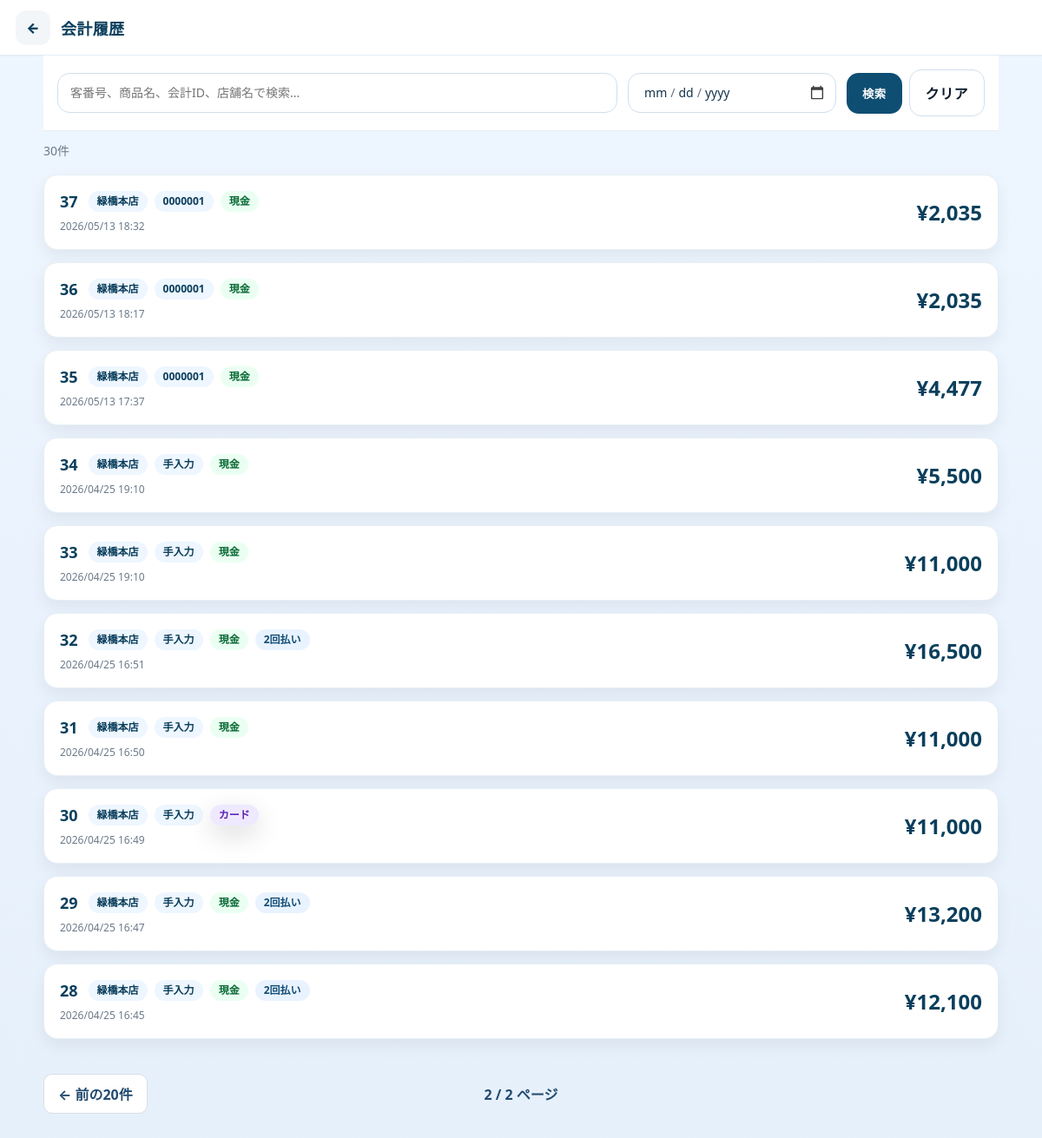
Screenshot of /public/history?page=2 (signed in) with the database file from the repository.
### tables this page shows
CREATE TABLE `bill` (
  `bill_id` bigint(20) NOT NULL AUTO_INCREMENT COMMENT '???vID?i?̔ԁj',
  `order_bill_id` bigint(20) NOT NULL,
  `store_id` char(2) NOT NULL COMMENT '?X??ID',
  `bill_time` datetime NOT NULL COMMENT '???v????????',
  `subtotal_amount` int(11) NOT NULL COMMENT '?Ŕ????v',
  `discount_amount` int(11) NOT NULL COMMENT '???????v',
  `tax_amount` int(11) NOT NULL COMMENT '??????',
  `total_amount` int(11) NOT NULL COMMENT '?ō????v',
  `split_mode` varchar(20) NOT NULL DEFAULT 'NONE' COMMENT '会計分割方法（NONE、EQUAL、ITEM）',
  PRIMARY KEY (`bill_id`),
  KEY `idx_bill_order_bill_id` (`order_bill_id`),
  KEY `idx_bill_store_id` (`store_id`),
  KEY `idx_bill_bill_time` (`bill_time`),
  CONSTRAINT `fk_bill_order_bill` FOREIGN KEY (`order_bill_id`) REFERENCES `order_bill` (`order_bill_id`) ON UPDATE CASCADE,
  CONSTRAINT `fk_bill_store` FOREIGN KEY (`store_id`) REFERENCES `stores` (`store_id`) ON UPDATE CASCADE
);

### src/Views/history/index.php (the view, shortened to what the rows shown need)
<?php
$BASE_URL = '/regi/public';
$bills = is_array($bills ?? null) ? $bills : [];
$pagination = $pagination ?? [
    'page'       => 1,
    'perPage'    => 20,
    'totalCount' => 0,
    'totalPages' => 1,
    'hasPrev'    => false,
    'hasNext'    => false,
    'prevPage'   => 1,
    'nextPage'   => 1,
];
$currentKeyword = trim((string)($_GET['keyword'] ?? ''));
$currentDate = trim((string)($_GET['date'] ?? ''));
function historyIndexH(mixed $value): string
{
    return htmlspecialchars(
        (string)$value,
        ENT_QUOTES,
        'UTF-8'
    );
}
function historyIndexPayClass(string $payMethod): string
{
    return match (strtoupper(trim($payMethod))) {
        'CASH'             => 'cash',
        'CARD',
        'CREDIT_CARD'      => 'card',
        'ELECTRONIC_MONEY' => 'emoney',
        'QR',
        'QR_PAYMENT'       => 'qr',
        default            => '',
    };
}
?>
<!doctype html>
<html lang="ja">
<head>
  <link
    rel="stylesheet"
    href="<?= historyIndexH($BASE_URL) ?>/assets/css/app.css"
  >
  <link
    rel="stylesheet"
    href="<?= historyIndexH($BASE_URL) ?>/assets/css/history.css?v=8"
  >
</head>
<body>
<div class="history-page">
  <header class="app-header">
    <div class="app-header__left">
      <a
        class="app-back"
        href="<?= historyIndexH($BASE_URL) ?>/home"
        aria-label="戻る"
      >
        ←
      </a>
      <h1 class="app-title">
        会計履歴
      </h1>
    </div>
  </header>
  <form
    class="history-filters"
    method="get"
    action="<?= historyIndexH($BASE_URL) ?>/history"
  >
    <div class="history-search">
      <input
        class="input"
        type="text"
        id="historySearchInput"
        name="keyword"
        value="<?= historyIndexH($currentKeyword) ?>"
        placeholder="客番号、商品名、会計ID、店舗名で検索..."
      >
    </div>
    <div class="history-date">
      <input
        class="input"
        type="date"
        id="historyDateInput"
        name="date"
        value="<?= historyIndexH($currentDate) ?>"
      >
    </div>
    <div class="history-filter-actions">
      <button
        class="btn btn-primary"
        type="submit"
      >
        検索
      </button>
      <a
        class="btn btn-outline"
        href="<?= historyIndexH($BASE_URL) ?>/history"
      >
        クリア
      </a>
    </div>
  </form>
  <div class="history-result-summary">
    <?= number_format((int)($pagination['totalCount'] ?? 0)) ?>件
  </div>
  <div
    class="history-list"
    id="historyList"
  >
    <?php if ($bills !== []): ?>
      <?php foreach ($bills as $bill): ?>
        <?php
        $billId = (string)($bill['billId'] ?? '');
        $payMethod = (string)($bill['payMethod'] ?? '');
        $payLabel = (string)($bill['payLabel'] ?? '');
        $payClass = historyIndexPayClass($payMethod);
        $storeName = trim((string)($bill['storeName'] ?? ''));
        $storeId = trim((string)($bill['storeId'] ?? ''));
        $storeText = $storeName !== ''
            ? $storeName
            : $storeId;
        $customerIdText = (string)(
            $bill['customerIdText']
            ?? '手入力'
        );
        $datetime = (string)($bill['datetime'] ?? '');
        $total = (int)($bill['total'] ?? 0);
        $paymentCount = (int)(
            $bill['paymentCount']
            ?? $bill['payment_count']
            ?? 0
        );
        $detailUrl =
            $BASE_URL
            . '/history/detail?bill_id='
            . rawurlencode($billId);
        ?>
        <button
          type="button"
          class="history-card"
          data-history-detail-url="<?= historyIndexH($detailUrl) ?>"
          data-bill-id="<?= historyIndexH($billId) ?>"
          aria-label="会計ID <?= historyIndexH($billId) ?> の詳細を表示"
        >
          <div class="history-card-left">
            <div class="history-card-top">
              <div class="history-id">
                <?= historyIndexH($billId) ?>
              </div>
              <div class="history-chips">
                <?php if ($storeText !== ''): ?>
                  <span class="history-chip">
                    <?= historyIndexH($storeText) ?>
                  </span>
                <?php endif; ?>
                <span class="history-chip">
                  <?= historyIndexH($customerIdText) ?>
                </span>
                <?php if ($payLabel !== ''): ?>
                  <span
                    class="history-chip <?= historyIndexH($payClass) ?>"
                  >
                    <?= historyIndexH($payLabel) ?>
                  </span>
                <?php endif; ?>
                <?php if ($paymentCount > 1): ?>
                  <span class="history-chip multiple">
                    <?= $paymentCount ?>回払い
                  </span>
                <?php endif; ?>
              </div>
            </div>
            <div class="history-card-sub">
              <?= historyIndexH($datetime) ?>
            </div>
          </div>
          <div class="history-card-right">
            <div class="history-amount">
              ¥<?= number_format($total) ?>
            </div>
          </div>
        </button>
      <?php endforeach; ?>
    <?php else: ?>
      <div class="history-empty">
        会計履歴がありません。
      </div>
    <?php endif; ?>
  </div>
  <?php if ((int)($pagination['totalPages'] ?? 1) > 1): ?>
    <?php
    $pageQueryBase = [];
    $prevQuery = http_build_query(
        array_merge(
            $pageQueryBase,
            [
                'page' => (int)($pagination['prevPage'] ?? 1),
            ]
        )
    );
    ?>
    <nav
      class="history-pagination"
      aria-label="会計履歴のページ移動"
    >
      <div class="history-pagination-side">
        <?php if (!empty($pagination['hasPrev'])): ?>
          <a
            class="history-page-btn"
            href="<?= historyIndexH($BASE_URL) ?>/history?<?= historyIndexH($prevQuery) ?>"
          >
            ← 前の20件
          </a>
        <?php endif; ?>
      </div>
      <span class="history-page-current">
        <?= (int)($pagination['page'] ?? 1) ?>
        /
        <?= (int)($pagination['totalPages'] ?? 1) ?>
        ページ
      </span>
    </nav>
  <?php endif; ?>
</div>
</body>
</html>

### public/index.php (shortened to what the rows shown need)
<?php
$ROOT = dirname(__DIR__);
$BASE_PATH = '/regi/public';
$method = $_SERVER['REQUEST_METHOD'] ?? 'GET';
$uri = $_SERVER['REQUEST_URI'] ?? '/';
$path = parse_url($uri, PHP_URL_PATH) ?? '/';
if ($BASE_PATH !== '' && str_starts_with($path, $BASE_PATH)) {
    $path = substr($path, strlen($BASE_PATH));
}
$path = $path === '' ? '/' : $path;
$routesFile = $ROOT . '/src/Routes/web.php';
$routes = require $routesFile;
function compile_route(string $routePath): array
{
    preg_match_all('#\{([a-zA-Z_][a-zA-Z0-9_]*)\}#', $routePath, $m);
    $paramNames = $m[1] ?? [];
    $pattern = preg_replace('#\{[a-zA-Z_][a-zA-Z0-9_]*\}#', '([^/]+)', $routePath);
    $pattern = '#^' . $pattern . '$#';
    return [$pattern, $paramNames];
}
foreach ($routes as $route) {
    [$routeMethod, $routePath, $handler] = $route;
    $routeMethod = strtoupper((string)$routeMethod);
    if ($routeMethod !== $method) {
        continue;
    }
    $routePath = (string)$routePath;
    [$pattern, $paramNames] = compile_route($routePath);
    if (!preg_match($pattern, $path, $matches)) {
        continue;
    }
    array_shift($matches);
    $params = [];
    [$class, $action] = explode('@', $handler, 2);
    $class = trim($class);
    $action = trim($action);
    $controller = new $fullClass();
    $args = array_values($params);
    $controller->$action(...$args);
    exit;
}

### rows the page displays
bill: bill_id "37", storeText "緑橋本店", customerIdText "0000001", payLabel "現金", datetime "2026/05/13 18:32", total_amount "2,035"
bill: bill_id "36", storeText "緑橋本店", customerIdText "0000001", payLabel "現金", datetime "2026/05/13 18:17", total_amount "2,035"
bill: bill_id "35", storeText "緑橋本店", customerIdText "0000001", payLabel "現金", datetime "2026/05/13 17:37", total_amount "4,477"
bill: bill_id "34", storeText "緑橋本店", customerIdText "手入力", payLabel "現金", datetime "2026/04/25 19:10", total_amount "5,500"
bill: bill_id "33", storeText "緑橋本店", customerIdText "手入力", payLabel "現金", datetime "2026/04/25 19:10", total_amount "11,000"
bill: bill_id "32", storeText "緑橋本店", customerIdText "手入力", payLabel "現金", paymentCount "2", datetime "2026/04/25 16:51", total_amount "16,500"
bill: bill_id "31", storeText "緑橋本店", customerIdText "手入力", payLabel "現金", datetime "2026/04/25 16:50", total_amount "11,000"
bill: bill_id "30", storeText "緑橋本店", customerIdText "手入力", payLabel "カード", datetime "2026/04/25 16:49", total_amount "11,000"
bill: bill_id "29", storeText "緑橋本店", customerIdText "手入力", payLabel "現金", paymentCount "2", datetime "2026/04/25 16:47", total_amount "13,200"
bill: bill_id "28", storeText "緑橋本店", customerIdText "手入力", payLabel "現金", paymentCount "2", datetime "2026/04/25 16:45", total_amount "12,100"

### other values shown
$pagination['totalCount'] "30"
$pagination['page'] "2"
$pagination['totalPages'] "2"
